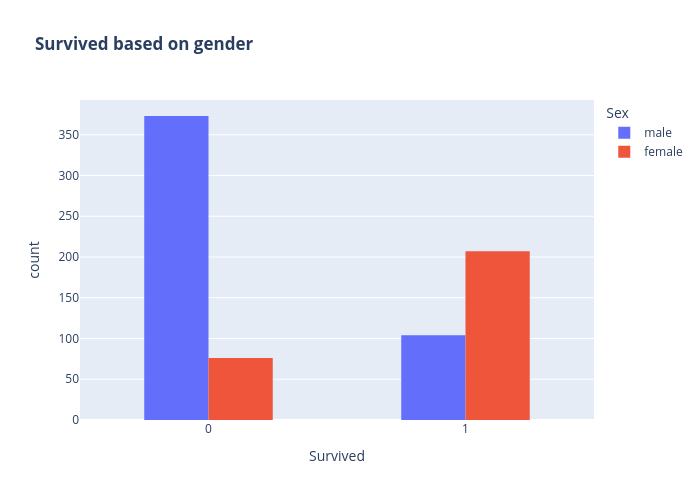

The notebook cell this image was saved under:
### Code cell
fig = px.histogram(train, x='Survived', color ='Sex', title='<b>Survived based on gender</b>', barmode='group')
fig.update_layout(width=700, height=500, bargap=0.5)

### Figure 1 — Plotly figure (JSON) as saved in the notebook; plotly's stock layout.template omitted (floating-point values rounded to 4 significant figures; data arrays with more than 128 entries replaced by an {"elided": "..."} marker saying what was removed)
{"data": [{"alignmentgroup": "True", "bingroup": "x", "hovertemplate": "Sex=male<br>Survived=%{x}<br>count=%{y}<extra></extra>", "legendgroup": "male", "marker": {"color": "#636efa", "pattern": {"shape": ""}}, "name": "male", "offsetgroup": "male", "orientation": "v", "showlegend": true, "type": "histogram", "x": {"elided": "477 int values"}, "xaxis": "x", "yaxis": "y"}, {"alignmentgroup": "True", "bingroup": "x", "hovertemplate": "Sex=female<br>Survived=%{x}<br>count=%{y}<extra></extra>", "legendgroup": "female", "marker": {"color": "#EF553B", "pattern": {"shape": ""}}, "name": "female", "offsetgroup": "female", "orientation": "v", "showlegend": true, "type": "histogram", "x": {"elided": "283 int values"}, "xaxis": "x", "yaxis": "y"}], "layout": {"bargap": 0.5, "barmode": "group", "height": 500, "legend": {"title": {"text": "Sex"}, "tracegroupgap": 0}, "title": {"text": "<b>Survived based on gender</b>"}, "width": 700, "xaxis": {"anchor": "y", "domain": [0, 1], "title": {"text": "Survived"}}, "yaxis": {"anchor": "x", "domain": [0, 1], "title": {"text": "count"}}}}
